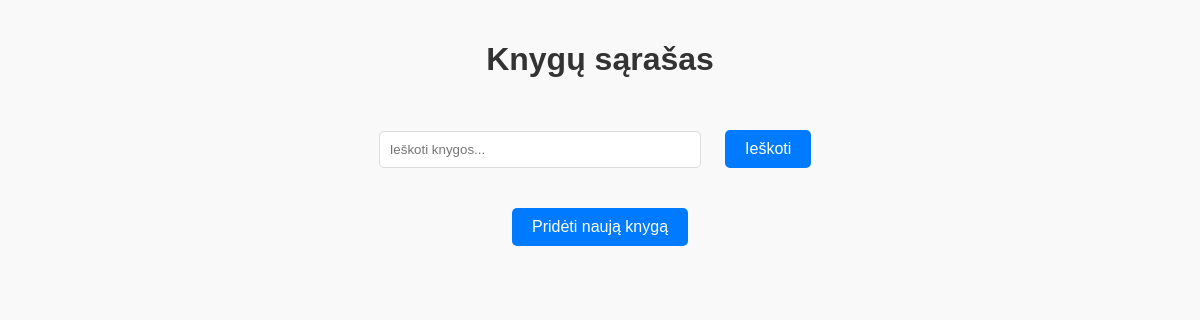
Before: / with the older database file.
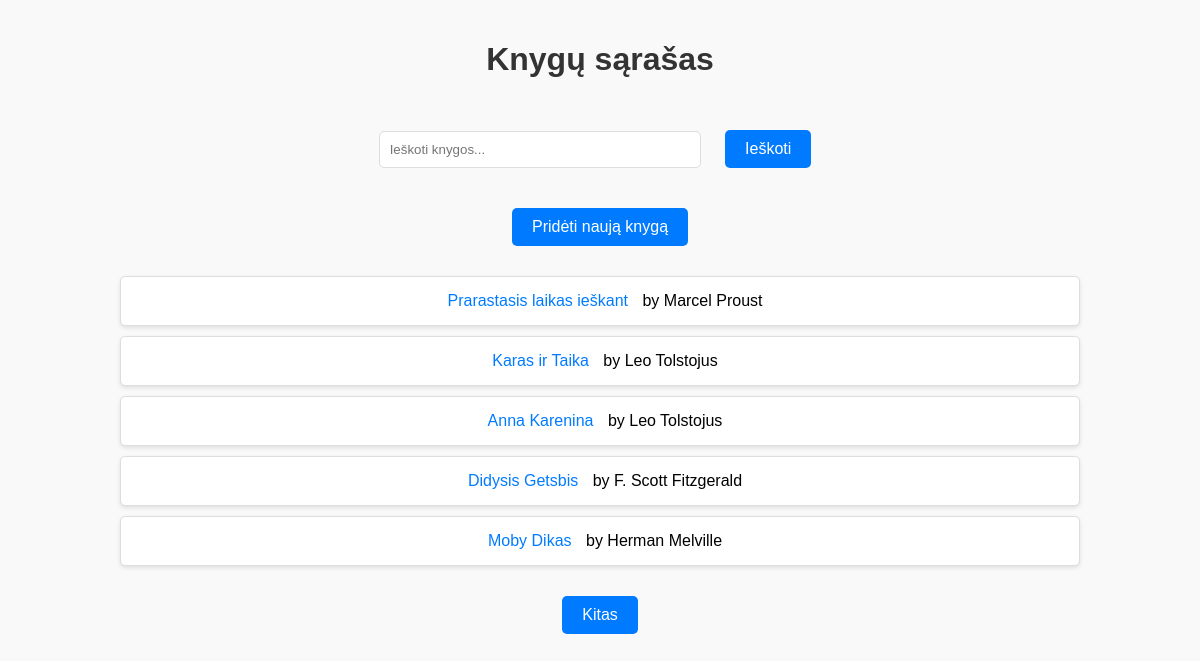
After: the same page with the newer database file.
### books/models.py (models this page shows)
class Book(models.Model):
    title = models.CharField(max_length=200)  # Knygos pavadinimas
    author = models.CharField(max_length=100)  # Autorius

### books/views.py (the view)
# urls.py: path('', BookListView.as_view(), name='book_list'),  # Knygų sąrašas
class BookListView(ListView):
    model = Book
    template_name = 'books/book_list.html'
    context_object_name = 'books'
    def get_queryset(self):
        query = self.request.GET.get('q', '')  # Paieškos užklausa
        books = Book.objects.filter(Q(title__icontains=query) | Q(author__icontains=query)) if query else Book.objects.all()
        paginator = Paginator(books, 5)  # 5 knygos viename puslapyje
        page_number = self.request.GET.get('page')
        try:
            return paginator.page(page_number)
        except PageNotAnInteger:
            return paginator.page(1)
        except EmptyPage:
            return paginator.page(paginator.num_pages)

### books/templates/books/book_list.html (shortened to what this page needs)
<!DOCTYPE html>
<html lang="en">
<head>
    {% load static %}
    <link rel="stylesheet" href="{% static 'css/styles.css' %}">
</head>
<body>
    <h1>Knygų sąrašas</h1>
    <form method="get" style="text-align: center; margin-bottom: 20px;">
        <input type="text" name="q" placeholder="Ieškoti knygos..." value="{{ request.GET.q }}">
        <button type="submit" class="button">Ieškoti</button>
    </form>
    <div style="text-align: center; margin-bottom: 20px;">
        <a href="{% url 'book_create' %}" class="button">Pridėti naują knygą</a>
    </div>
    <ul>
        {% for book in books %}
            <li>
                <a href="{% url 'book_detail' book.pk %}">{{ book.title }}</a> by {{ book.author }}
            </li>
        {% endfor %}
    </ul>
    <div style="text-align: center;">
        {% if books.has_next %}
            <a href="?q={{ request.GET.q }}&page={{ books.next_page_number }}" class="button">Kitas</a>
        {% endif %}
    </div>
</body>
</html>

### books/static/css/styles.css (style rules this page uses)
body { font-family: Arial, sans-serif; margin: 0; padding: 0; background-color: #f9f9f9; text-align: center; }
h1 { color: #333; padding: 20px 0; }
ul { list-style-type: none; padding: 0; margin: 20px auto; width: 80%; }
ul li { background-color: white; margin: 10px 0; padding: 15px; border: 1px solid #ddd; border-radius: 5px; box-shadow: 0px 2px 4px rgba(0, 0, 0, 0.1); }
.button { padding: 10px 20px; background-color: #007bff; color: white; text-decoration: none; border: none; border-radius: 5px; font-size: 16px; cursor: pointer; display: inline-block; margin: 10px; }
form { text-align: center; margin: 20px auto; }
form input[type="text"], form input[type="number"], form input[type="email"] { width: 300px; padding: 10px; margin-right: 10px; border: 1px solid #ddd; border-radius: 5px; }
form button { padding: 10px 20px; background-color: #28a745; color: white; border: none; border-radius: 5px; cursor: pointer; }
a { text-decoration: none; color: #007bff; padding: 10px; }

Changed rows visible on the page:
added Book: title "Prarastasis laikas ieškant", author "Marcel Proust"
added Book: title "Karas ir Taika", author "Leo Tolstojus"
added Book: title "Anna Karenina", author "Leo Tolstojus"
added Book: title "Didysis Getsbis", author "F. Scott Fitzgerald"
added Book: title "Moby Dikas", author "Herman Melville"
Other visible differences:
text now shown: "Kitas"
